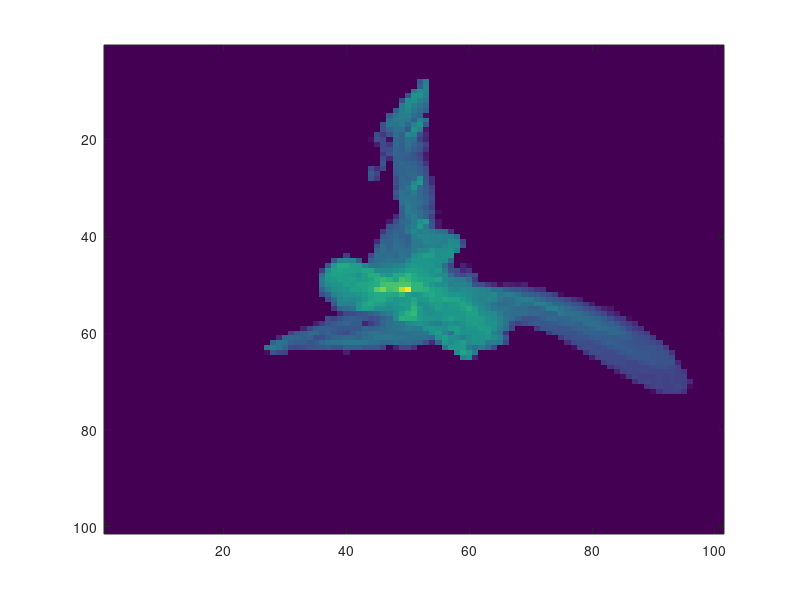

Reproduce this figure in MATLAB. (Note: this script raises an error after producing the figure.)
%%%%

load alley_1_summarystats.mat
figure,imagesc(log(cumulativestats))

clear X Y C

tmp=cumulativenergy{49,49};
tmp=Cumulativenergy{20,80};
[ori,vel,scale]=size(tmp);
for s=1:scale
    C(:,s)=sum(tmp(:,:,s),2);
end
C(ori+1,:)=1;
r = (1:(scale))'/scale;
%%%
theta = pi*(-ori/2:ori/2)/(ori/2);%-pi/2;
X = r*cos(theta);
Y = r*sin(theta);

figure,pcolor(X,Y,C')%,colormap gray
axis equal tight,axis off

%%%%%%%

[xq,yq]=meshgrid(-1:0.1:1);
X=X';
X(end,:)=[];
Y=Y';
Y(end,:)=[];
for ii=1:vel
    tmp2=squeeze(tmp(:,ii,:));
    vq = griddata(X(:),Y(:),tmp2(:),xq,yq);
    figure,subplot(121),imagesc(vq),axis square
    subplot(122),pcolor(X,Y,tmp2),axis square
    VQ(:,:,ii)=vq;
end

MAX=max(max(max(VQ)));
figure,isosurface(VQ,MAX/2),grid on,xlabel('W_x'),ylabel('W_y'),zlabel('W_t'),
